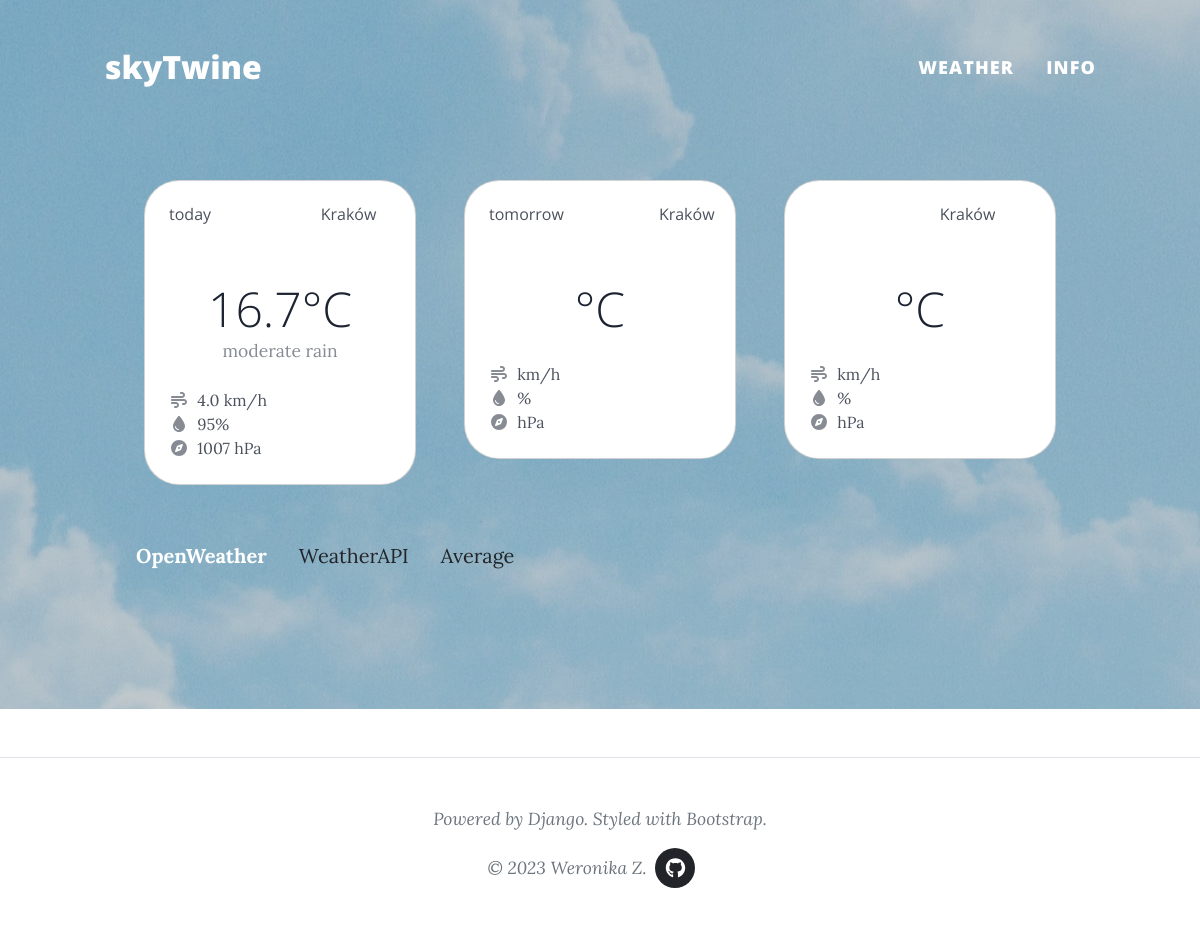
The page /?source=openweather on the database its author committed.
### weather/models.py (models this page shows, shortened)
class Weather(models.Model):
    date = models.CharField(max_length=200)
    city = models.CharField(max_length=200)
    country = models.CharField(max_length=200)
    sky_condition = models.CharField(max_length=200)
    temperature = models.FloatField()
    wind_speed = models.FloatField()
    pressure = models.IntegerField()
    humidity = models.IntegerField(null=True, blank=True)
    image = models.CharField(max_length=200)
    SOURCE_CHOICES = [
        ('openweather', 'OpenWeather'),
        ('weatherapi', 'WeatherAPI'),
        ('average', 'Average')
    ]
    source = models.CharField(max_length=20, choices=SOURCE_CHOICES)
    custom_objects = WeatherManager()

### weather/views.py (the view)
# urls.py: path('', views.index_view, name='index'),
def index_view(request):
    source = request.GET.get('source', 'average')
    start_date = datetime.today().date()
    end_date = start_date + timedelta(days=2)
    weather_data = list(Weather.custom_objects.filter(source=source, date__range=(start_date, end_date)).order_by('-date'))
    context = {
        'weather_data': weather_data,
        'active': source,
        'ow_1': Weather.custom_objects.ow_1(),
        'ow_2': Weather.custom_objects.ow_2(),
        'ow_3': Weather.custom_objects.ow_3(),
        'wa_1': Weather.custom_objects.wa_1(),
        'wa_2': Weather.custom_objects.wa_2(),
        'wa_3': Weather.custom_objects.wa_3(),
        'av_1': Weather.custom_objects.av_1(),
        'av_2': Weather.custom_objects.av_2(),
        'av_3': Weather.custom_objects.av_3(),
    }
    return render(request, 'index.html', context)

### weather/models.py (called while the page is built)
    def ow_1(self):
        return self.filter(date=today, source='openweather').last()

    def ow_2(self):
        return self.filter(date=tomorrow, source='openweather').last()

    def ow_3(self):
        return self.filter(date=day_after_tomorrow, source='openweather').last()

    def wa_1(self):
        return self.filter(date=today, source='weatherapi').last()

    def wa_2(self):
        return self.filter(date=tomorrow, source='weatherapi').last()

    def wa_3(self):
        return self.filter(date=day_after_tomorrow, source='weatherapi').last()

    def av_1(self):
        return self.filter(date=today, source='average').last()

    def av_2(self):
        return self.filter(date=tomorrow, source='average').last()

    def av_3(self):
        return self.filter(date=day_after_tomorrow, source='average').last()

### weather/templates/index.html (shortened to what this page needs)
{% load static %}
<!DOCTYPE html>
<html lang="en">
    <head>
        <link rel="stylesheet" type="text/css" href="{% static 'css/styles.css' %}">
    </head>
    <body>
        <nav class="navbar navbar-expand-lg navbar-light" id="mainNav">
            <div class="container px-4 px-lg-5">
                <div class="d-flex justify-content-start align-items-center">
                    <a class="navbar-brand" href="{% url 'index' %}" style="font-size: 32px; margin-top: 30px; margin-left: 27px;">skyTwine</a>
                </div>
                <div class="collapse navbar-collapse" id="navbarResponsive" style="margin-top: 30px; margin-right: 10px;">
                    <ul class="navbar-nav ms-auto py-4 py-lg-0">
                        <li class="nav-item"><a class="nav-link px-lg-3 py-3 py-lg-4" href="{% url 'index' %}" style="font-size: 18px;">Weather</a></li>
                        <li class="nav-item"><a class="nav-link px-lg-3 py-3 py-lg-4" href="{% url 'info' %}" style="font-size: 18px;">Info</a></li>
                    </ul>
                </div>
            </div>
        </nav>
        <header class="masthead" style="background-image: url('{% static "assets/img/background.jpg" %}'); padding: 130px 0;">
            <div style="margin-top: 50px">
                <nav class="row card-row justify-content-center">
                    {% if request.GET.source == 'openweather' or not request.GET.source %}
                        <div class="col-md-4 mb-5 px-4">
                            {% include 'card.html' with date="today" temperature=ow_1.temperature sky_condition=ow_1.sky_condition wind_speed=ow_1.wind_speed humidity=ow_1.humidity pressure=ow_1.pressure image=ow_1.image %}
                        </div>
                        <div class="col-md-4 mb-5 px-4">
                            {% include 'card.html' with date="tomorrow" temperature=ow_2.temperature sky_condition=ow_2.sky_condition wind_speed=ow_2.wind_speed humidity=ow_2.humidity pressure=ow_2.pressure image=ow_2.image %}
                        </div>
                        <div class="col-md-4 mb-5 px-4">
                            {% include 'card.html' with date=ow_3.date temperature=ow_3.temperature sky_condition=ow_3.sky_condition wind_speed=ow_3.wind_speed humidity=ow_3.humidity pressure=ow_3.pressure image=ow_3.image %}
                        </div>
                    {% endif %}
                    <nav class="navbar navbar-expand-lg navbar-light justify-content-between">
                        <ul class="navbar-nav">
                            <li class="nav-item">
                                <a class="nav-link px-lg-3 py-3 py-lg-4 {% if request.GET.source == 'openweather' or not request.GET.source %}active{% endif %}" href="?source=openweather" style="{% if request.GET.source == 'openweather' %}color: #ffffff; font-weight: bold{% endif %}">OpenWeather</a>
                            </li>
                            <li class="nav-item">
                                <a class="nav-link px-lg-3 py-3 py-lg-4 " href="?source=weatherapi" style="">WeatherAPI</a>
                            </li>
                            <li class="nav-item">
                                <a class="nav-link px-lg-3 py-3 py-lg-4 " href="?source=average" style="">Average</a>
                            </li>
                        </ul>
                    </nav>
                </nav>
            </div></nav>
        </header>
        <footer class="border-top">
            <div class="container px-4 px-lg-5">
                <div class="row gx-4 gx-lg-5 justify-content-center">
                   <div class="d-flex flex-column justify-content-center align-items-center">
                        <div class="small text-muted fst-italic px-1">Powered by Django. Styled with Bootstrap.</div>
                        <div class="d-flex justify-content-center align-items-center">
                            <div class="small text-muted fst-italic px-1"> &copy; 2023 Weronika Z. </div>
                            <a href="https://github.com/werka-z" target="_blank" class="me-3">
                                <span class="fa-stack">
                                    <i class="fas fa-circle fa-stack-2x"></i>
                                    <i class="fab fa-github fa-stack-1x fa-inverse"></i>
                                </span>
                            </a>
                        </div>
                    </div>
                </div>
            </div>
        </footer>
    </body>
</html>

### weather/templates/card.html (shortened to what this page needs)
<div class="card" style="color: #4B515D; border-radius: 35px;">
    <div class="card-body p-4">
        <div class="d-flex">
            <h6 class="flex-grow-1" style="font-weight: normal;">{{ date }}</h6>
            <h6 class="flex-grow-1" style="font-weight: normal; margin-left: 95px">Kraków</h6>
        </div>
        <div class="d-flex flex-column text-center mt-5 mb-4">
            <h4 class="display-5 mb-0 font-weight-bold" style="color: #1C2331;">{{ temperature }}°C</h4>
            <span class="small" style="color: #868B94">{{ sky_condition }}</span>
        </div>
        <div class="d-flex align-items-center">
            <div class="flex-grow-1" style="font-size: 1rem;">
                <div><i class="fas fa-wind fa-fw" style="color: #868B94;"></i> <span class="ms-1">{{ wind_speed }} km/h</span></div>
                <div><i class="fas fa-tint fa-fw" style="color: #868B94;"></i> <span class="ms-1">{{ humidity }}%</span></div>
                <div><i class="fas fa-compass fa-fw" style="color: #868B94;"></i> <span class="ms-1">{{ pressure }} hPa</span></div>
            </div>
        </div>
    </div>
</div>

### rows shown on the page
Weather: temperature "16.7", sky_condition "moderate rain", wind_speed "4.0"

### other values the page prints
{{ date }} "today tomorrow"
{{ humidity }} "95"
{{ pressure }} "1007"
